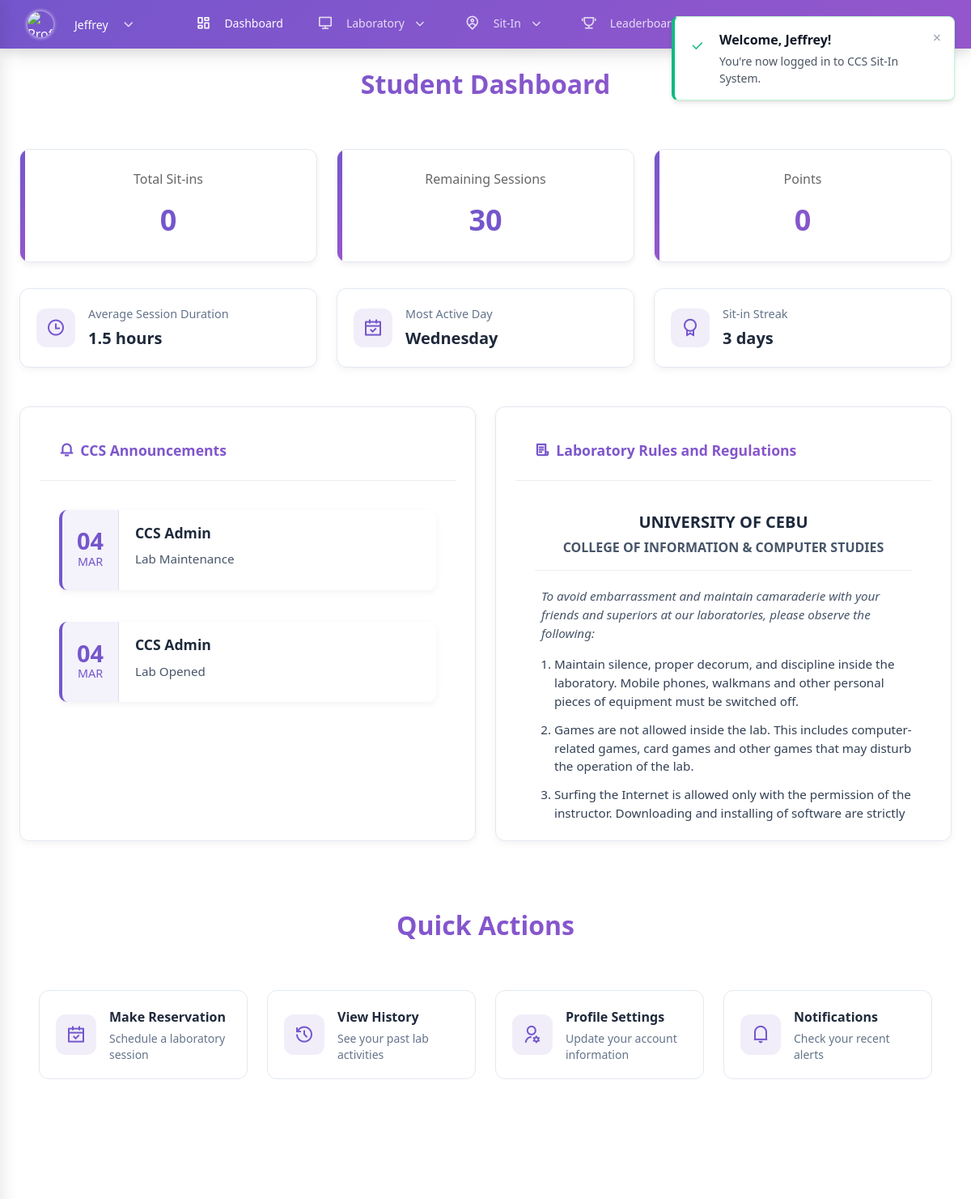
The app's page /view/dashboard.php (signed in), older data.
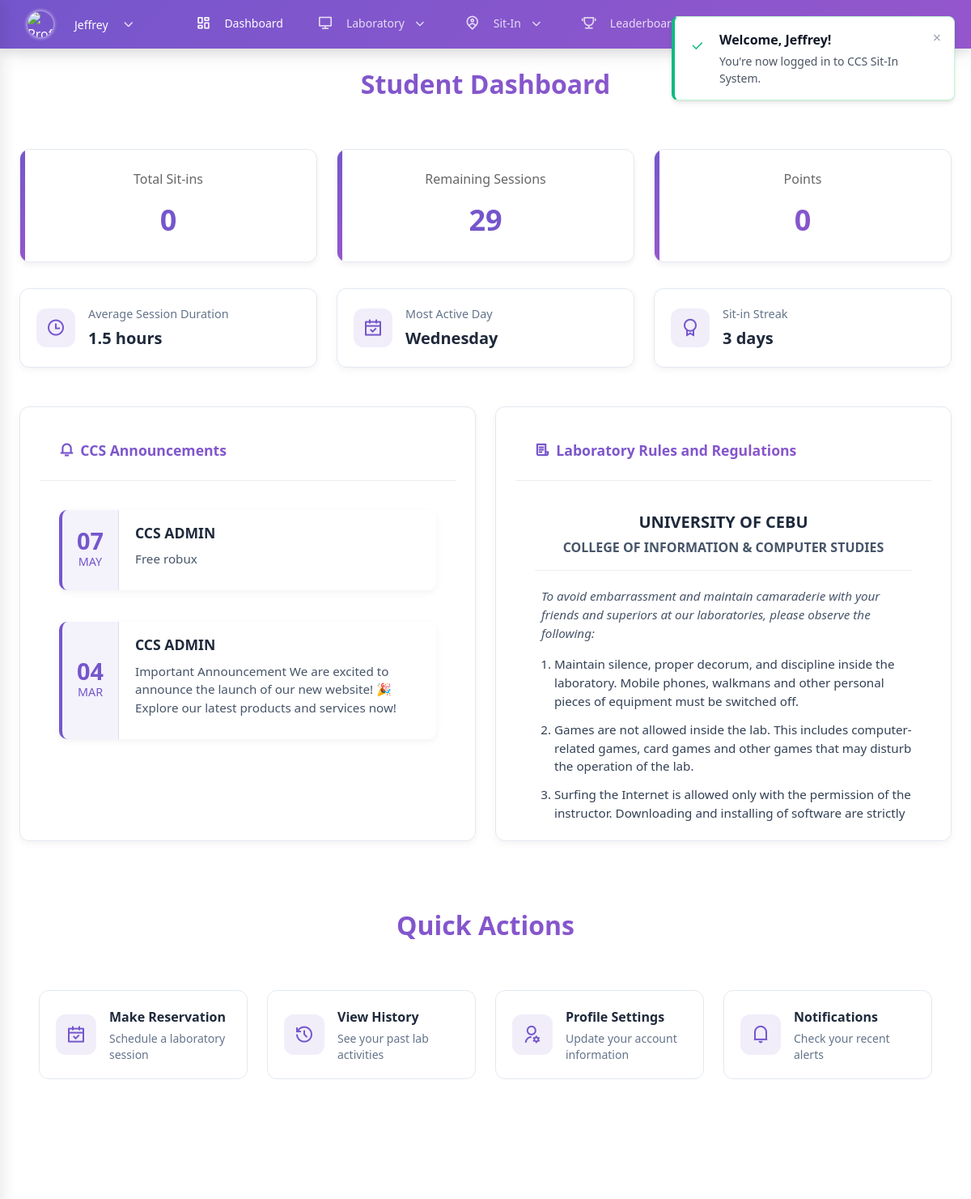
The same page, newer data.
### tables this page shows
CREATE TABLE `announcements` (
  `id` int(11) NOT NULL,
  `title` varchar(255) NOT NULL,
  `content` text NOT NULL,
  `created_at` timestamp NOT NULL DEFAULT current_timestamp(),
  `created_by` varchar(50) NOT NULL
);

CREATE TABLE `users` (
  `id` int(20) NOT NULL,
  `idno` varchar(20) NOT NULL,
  `lastname` varchar(50) NOT NULL,
  `firstname` varchar(50) NOT NULL,
  `middlename` varchar(50) DEFAULT NULL,
  `course` varchar(20) NOT NULL,
  `year` int(1) NOT NULL,
  `username` varchar(50) NOT NULL,
  `password` varchar(255) NOT NULL,
  `email` varchar(100) DEFAULT NULL,
  `address` text DEFAULT NULL,
  `remaining_sessions` int(11) NOT NULL DEFAULT 30,
  `points` int(11) NOT NULL,
  `role` varchar(20) NOT NULL,
  `profile_image` varchar(255) DEFAULT NULL,
  `created_at` timestamp NOT NULL DEFAULT current_timestamp()
);

### view/dashboard.php (the view, shortened to what the changed rows need)
<?php
require_once '../config/db_connect.php';
$username = $_SESSION['username'];
$sql = "SELECT idno, firstname, lastname, middlename, course, year, profile_image, email, address, remaining_sessions, points FROM users WHERE username = ?";
$stmt = $conn->prepare($sql);
$stmt->bind_param("s", $username);
$stmt->execute();
$result = $stmt->get_result();
if ($row = $result->fetch_assoc()) {
    $fullname = $row['lastname'] . ', ' . $row['firstname'];
    if (!empty($row['middlename'])) {
        $fullname .= ' ' . substr($row['middlename'], 0, 1) . '.';
    }
    $_SESSION['idno'] = $row['idno'];
    $_SESSION['fullname'] = $fullname;
    $_SESSION['course'] = $row['course'];
    $year = intval($row['year']);
    $_SESSION['year'] = $year;
    $_SESSION['year_level'] = $year . (
        $year == 1 ? 'st' :
        ($year == 2 ? 'nd' :
        ($year == 3 ? 'rd' : 'th'))
    ) . ' Year';
    $_SESSION['profile_image'] = $row['profile_image'] ?? '../assets/images/logo/AVATAR.png';
    $_SESSION['email'] = $row['email'];
    $_SESSION['address'] = $row['address'];
    $_SESSION['remaining_sessions'] = $row['remaining_sessions'] ?? 30;
    $_SESSION['points'] = $row['points'] ?? 0;
}
$stats = [
    'total_sitins' => 0,
    'remaining_sessions' => $_SESSION['remaining_sessions'],
    'pending_reservations' => 0
];
$id = $_SESSION['idno'];
$query = "SELECT COUNT(*) as count FROM sit_ins WHERE idno = ? AND status = 'completed'";
$stmt = $conn->prepare($query);
$stmt->bind_param("s", $id);
$stmt->execute();
$result = $stmt->get_result();
if ($result && $row = $result->fetch_assoc()) {
    $stats['total_sitins'] = $row['count'];
}
$query = "SELECT COUNT(*) as count FROM reservations WHERE idno = ? AND status = 'pending'";
$stmt = $conn->prepare($query);
$stmt->bind_param("s", $id);
$stmt->execute();
$result = $stmt->get_result();
if ($result && $row = $result->fetch_assoc()) {
    $stats['pending_reservations'] = $row['count'];
}
$announcements = [];
$query = "SELECT * FROM announcements ORDER BY created_at DESC";
$result = $conn->query($query);
if ($result) {
    while ($row = $result->fetch_assoc()) {
        $announcements[] = $row;
    }
}
?>
<!DOCTYPE html>
<html lang="en">
<head>
    <link rel="stylesheet" href="../assets/css/styles.css">
    <link rel="stylesheet" href="../assets/css/admin.css">
    <link rel="stylesheet" href="../assets/css/student_nav.css">
    <link rel="stylesheet" href="../assets/css/notification.css">
    <link rel="stylesheet" href="https://cdnjs.cloudflare.com/ajax/libs/font-awesome/6.0.0/css/all.min.css">
    <link rel="stylesheet" href="https://cdnjs.cloudflare.com/ajax/libs/remixicon/4.6.0/remixicon.css">
    <script src="https://unpkg.com/@tailwindcss/browser@4"></script>
</head>
<body>
    <div class="admin-dashboard">
        <div class="stats-grid">
            <div class="stat-card">
                <div class="stat-title">Total Sit-ins</div>
                <div class="stat-value"><?php echo $stats['total_sitins']; ?></div>
            </div>
            <div class="stat-card">
                <div class="stat-title">Remaining Sessions</div>
                <div class="stat-value <?php echo $stats['remaining_sessions'] <= 5 ? 'low' : ($stats['remaining_sessions'] <= 10 ? 'medium' : ''); ?>">
                    <?php echo $stats['remaining_sessions']; ?>
                </div>
            </div>
        </div>
        <div class="announcements-grid">
            <div class="announcements-card">
                <div class="announcement-list">
                    <?php if (empty($announcements)): ?>
                        <div class="announcement-item">
                            <div class="announcement-empty">
                                <i class="ri-information-line"></i>
                                <p>No announcements available at this time.</p>
                            </div>
                        </div>
                    <?php else: ?>
                        <?php foreach ($announcements as $announcement): ?>
                            <div class="announcement-item">
                                <div class="announcement-date">
                                    <div class="date-day"><?php echo date('d', strtotime($announcement['created_at'])); ?></div>
                                    <div class="date-month"><?php echo date('M', strtotime($announcement['created_at'])); ?></div>
                                </div>
                                <div class="announcement-content">
                                    <h3><?php echo htmlspecialchars($announcement['title']); ?></h3>
                                    <p><?php echo htmlspecialchars($announcement['content']); ?></p>
                                </div>
                            </div>
                        <?php endforeach; ?>
                    <?php endif; ?>
                </div>
            </div>
        </div>
    </div>
</body>
</html>

Row changes from the older to the newer data that the page shows:
removed announcements: created_at "04", created_at "MAR", title "CCS Admin", content "Lab Maintenance"
removed announcements: created_at "04", created_at "MAR", title "CCS Admin", content "Lab Opened"
now on this page (row edited): users: points "0", remaining_sessions "29"
added announcements: created_at "07", created_at "MAY", title "CCS ADMIN", content "Free robux"
added announcements: created_at "04", created_at "MAR", title "CCS ADMIN", content "Important Announcement We are excited to announce the launch of our new website! 🎉 Explore our latest products and services now!"
Text that changed along with them:
$stats['total_sitins']: "0" → (not shown)
$stats['remaining_sessions']: "30" → (not shown)
